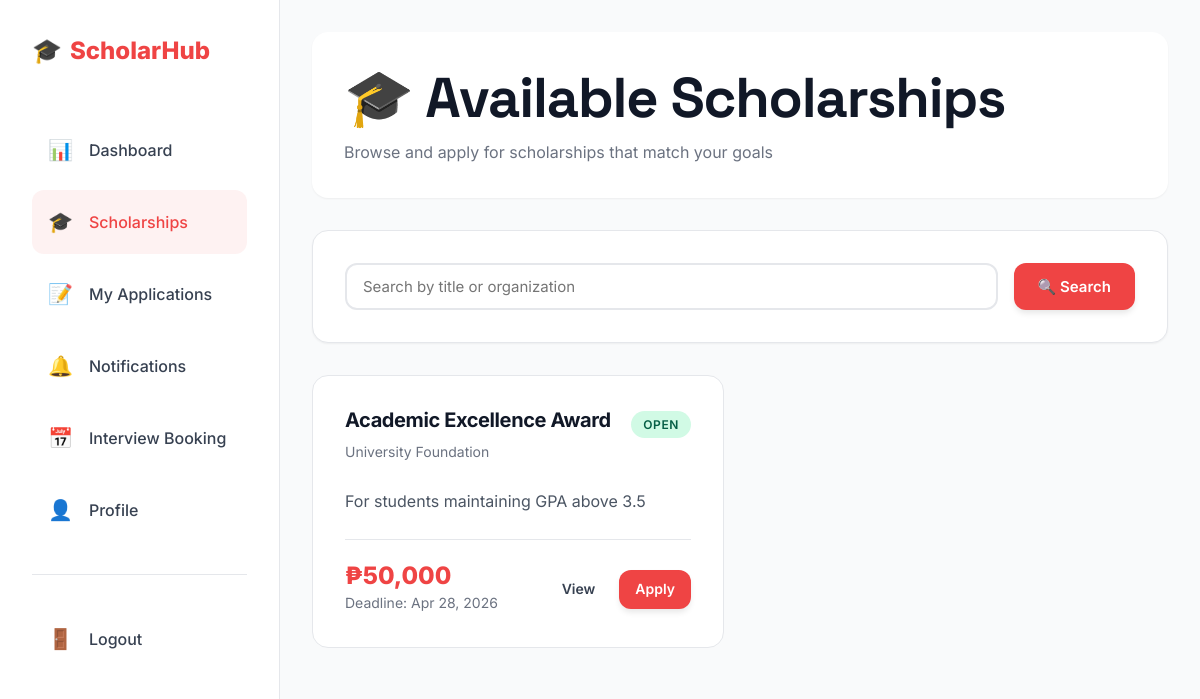
Page /member/scholarships.php on the earlier database version.
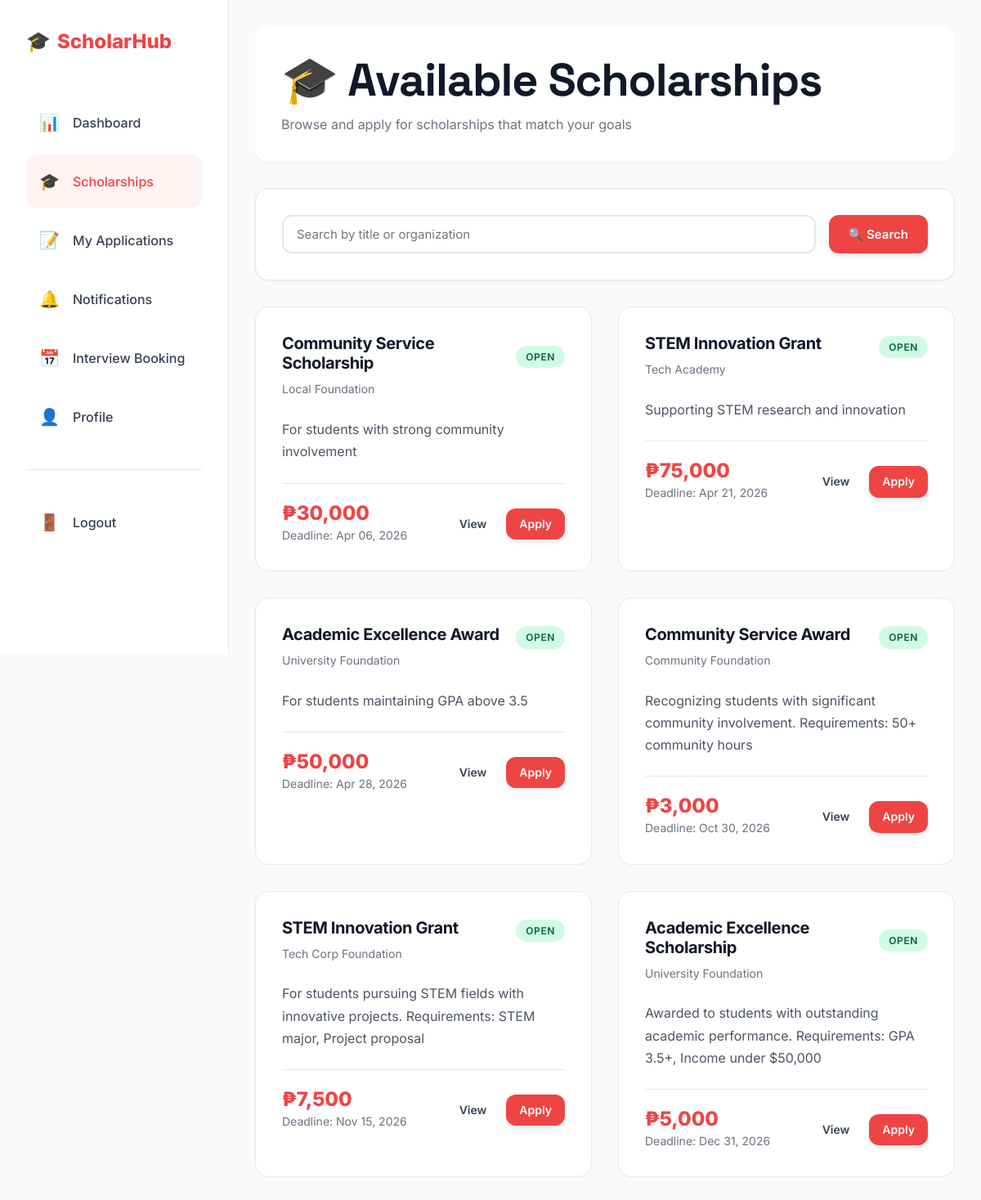
Same page on the later database version.
### tables this page shows
CREATE TABLE `scholarships` (
  `id` int(11) NOT NULL,
  `title` varchar(255) NOT NULL,
  `description` text NOT NULL,
  `organization` varchar(150) NOT NULL,
  `eligibility_requirements` text DEFAULT NULL,
  `renewal_requirements` text DEFAULT NULL,
  `amount` decimal(12,2) NOT NULL CHECK (`amount` > 0),
  `deadline` date NOT NULL,
  `status` enum('open','closed','cancelled') DEFAULT 'open',
  `created_by` int(11) NOT NULL,
  `created_at` datetime DEFAULT current_timestamp(),
  `updated_at` datetime DEFAULT current_timestamp() ON UPDATE current_timestamp()
);

### member/scholarships.php (the view, shortened to what this page needs)
<?php
require_once __DIR__ . '/../auth/helpers.php';
$q = trim($_GET['q'] ?? '');
try {
    $pdo = getPDO();
    if ($q !== '') {
        $stmt = $pdo->prepare("SELECT id, title, organization, amount, deadline, status, description FROM scholarships WHERE status = 'open' AND (title LIKE :q OR organization LIKE :q) ORDER BY deadline IS NULL, deadline ASC");
        $stmt->execute([':q' => "%{$q}%"]);
    } else {
        $stmt = $pdo->query("SELECT id, title, organization, amount, deadline, status, description FROM scholarships WHERE status = 'open' ORDER BY deadline IS NULL, deadline ASC");
    }
    $scholarships = $stmt->fetchAll(PDO::FETCH_ASSOC);
} catch (Exception $e) {
    $scholarships = [];
}
?>
<?php
$base_path = '../';
require_once __DIR__ . '/../includes/modern-header.php';
require_once __DIR__ . '/../includes/modern-sidebar.php';
?>
<div class="page-header">
  <h1 style="margin-bottom: 0.5rem;">🎓 Available Scholarships</h1>
  <p class="text-muted" style="margin: 0;">Browse and apply for scholarships that match your goals</p>
</div>
<div class="content-card" style="margin-bottom: var(--space-xl);">
  <form method="get" class="flex gap-2">
    <input
      name="q"
      value="<?= htmlspecialchars($q) ?>"
      placeholder="Search by title or organization"
      class="form-input"
      style="flex: 1;"
    >
    <button class="btn btn-primary" type="submit">🔍 Search</button>
  </form>
</div>
<?php if (empty($scholarships)): ?>
  <div class="content-card text-center" style="padding: var(--space-3xl);">
    <div style="font-size: 3rem; margin-bottom: var(--space-lg);">📚</div>
    <h3>No Scholarships Found</h3>
    <p class="text-muted">Try adjusting your search or check back later for new opportunities.</p>
  </div>
<?php else: ?>
  <div style="display: grid; grid-template-columns: repeat(auto-fill, minmax(320px, 1fr)); gap: var(--space-xl);">
    <?php foreach ($scholarships as $s): ?>
      <div class="card">
        <div class="card-header">
          <div class="flex justify-between items-center">
            <h3 class="card-title"><?= htmlspecialchars($s['title']) ?></h3>
            <span class="badge badge-success">Open</span>
          </div>
          <p class="card-subtitle"><?= htmlspecialchars($s['organization']) ?></p>
        </div>
        <div class="card-body">
          <p><?= nl2br(htmlspecialchars(substr($s['description'], 0, 150))) ?><?php if (strlen($s['description']) > 150) echo '...'; ?></p>
        </div>
        <div class="card-footer">
          <div>
            <div class="stat-value" style="font-size: 1.5rem; margin-bottom: 0.25rem;">
              <?= $s['amount'] ? '₱'.number_format($s['amount'], 0) : 'TBA' ?>
            </div>
            <div class="text-muted" style="font-size: 0.875rem;">
              Deadline: <?= $s['deadline'] ? date('M d, Y', strtotime($s['deadline'])) : 'N/A' ?>
            </div>
          </div>
          <div class="flex gap-1">
            <a href="scholarship_view.php?id=<?= $s['id'] ?>" class="btn btn-ghost btn-sm">View</a>
            <a href="apply_scholarship.php?scholarship_id=<?= $s['id'] ?>" class="btn btn-primary btn-sm">Apply</a>
          </div>
        </div>
      </div>
    <?php endforeach; ?>
  </div>
<?php endif; ?>
<?php require_once __DIR__ . '/../includes/modern-footer.php'; ?>

### includes/modern-header.php (shortened to what this page needs)
<!DOCTYPE html>
<html lang="en">
<head>
  <link rel="stylesheet" href="<?= $base_path ?? '../' ?>assets/modern-theme.css">
</head>
<body>

### includes/modern-sidebar.php (shortened to what this page needs)
<?php
$current_page = basename($_SERVER['PHP_SELF']);
$role = $_SESSION['user']['role'] ?? 'student';
?>
<div class="dashboard-layout">
  <aside class="sidebar">
    <a href="<?= $base_path ?? '../' ?>index.php" class="sidebar-logo">
      <span>🎓</span>
      <span>ScholarHub</span>
    </a>
    <ul class="sidebar-menu">
      <?php if ($role === 'student'): ?>
        <li class="sidebar-item">
          <a href="<?= $base_path ?? '../' ?>member/dashboard.php" class="sidebar-link <?= $current_page === 'dashboard.php' ? 'active' : '' ?>">
            <span class="sidebar-icon">📊</span>
            <span>Dashboard</span>
          </a>
        </li>
        <li class="sidebar-item">
          <a href="<?= $base_path ?? '../' ?>member/scholarships.php" class="sidebar-link <?= $current_page === 'scholarships.php' ? 'active' : '' ?>">
            <span class="sidebar-icon">🎓</span>
            <span>Scholarships</span>
          </a>
        </li>
        <li class="sidebar-item">
          <a href="<?= $base_path ?? '../' ?>member/applications.php" class="sidebar-link <?= $current_page === 'applications.php' ? 'active' : '' ?>">
            <span class="sidebar-icon">📝</span>
            <span>My Applications</span>
          </a>
        </li>
        <li class="sidebar-item">
          <a href="<?= $base_path ?? '../' ?>member/notifications.php" class="sidebar-link <?= $current_page === 'notifications.php' ? 'active' : '' ?>">
            <span class="sidebar-icon">🔔</span>
            <span>Notifications</span>
          </a>
        </li>
        <li class="sidebar-item">
          <a href="<?= $base_path ?? '../' ?>member/interview_booking.php" class="sidebar-link <?= $current_page === 'interview_booking.php' ? 'active' : '' ?>">
            <span class="sidebar-icon">📅</span>
            <span>Interview Booking</span>
          </a>
        </li>
        <li class="sidebar-item">
          <a href="<?= $base_path ?? '../' ?>member/profile.php" class="sidebar-link <?= $current_page === 'profile.php' ? 'active' : '' ?>">
            <span class="sidebar-icon">👤</span>
            <span>Profile</span>
          </a>
        </li>
      <?php endif; ?>
      <li class="sidebar-item" style="margin-top: var(--space-xl); padding-top: var(--space-xl); border-top: 1px solid var(--gray-200);">
        <a href="<?= $base_path ?? '../' ?>auth/logout.php" class="sidebar-link">
          <span class="sidebar-icon">🚪</span>
          <span>Logout</span>
        </a>
      </li>
    </ul>
  </aside>
  <main class="main-content">

### includes/modern-footer.php
  </main>
</div>
</body>
</html>

### assets/modern-theme.css (style rules this page uses)
:root { --red-primary: #ef4444; --red-dark: #dc2626; --red-darker: #b91c1c; --red-light: #f87171; --red-lighter: #fca5a5; --red-pale: #fee2e2; --red-ghost: #fef2f2; --white: #ffffff; --gray-50: #f9fafb; --gray-100: #f3f4f6; --gray-200: #e5e7eb; --gray-300: #d1d5db; --gray-400: #9ca3af; --gray-500: #6b7280; --gray-600: #4b5563; --gray-700: #374151; --gray-800: #1f2937; --gray-900: #111827; --success: #10b981; --warning: #f59e0b; --error: var(--red-primary); --info: #3b82f6; --space-xs: 0.25rem; --space-sm: 0.5rem; --space-md: 1rem; --space-lg: 1.5rem; --space-xl: 2rem; --space-2xl: 3rem; --space-3xl: 4rem; --radius-sm: 0.375rem; --radius-md: 0.5rem; --radius-lg: 0.75rem; --radius-xl: 1rem; --radius-2xl: 1.5rem; --radius-full: 9999px; --shadow-sm: 0 1px 2px 0 rgba(0, 0, 0, 0.05); --shadow-md: 0 4px 6px -1px rgba(0, 0, 0, 0.1); --shadow-lg: 0 10px 15px -3px rgba(0, 0, 0, 0.1); --shadow-xl: 0 20px 25px -5px rgba(0, 0, 0, 0.1); --shadow-red: 0 10px 25px -5px rgba(239, 68, 68, 0.2); --font-sans: 'Inter', -apple-system, BlinkMacSystemFont, 'Segoe UI', system-ui, sans-serif; --font-display: 'Space Grotesk', var(--font-sans); }
* { margin: 0; padding: 0; box-sizing: border-box; }
html { font-size: 16px; -webkit-font-smoothing: antialiased; -moz-osx-font-smoothing: grayscale; }
body { font-family: var(--font-sans); color: var(--gray-900); background: var(--white); line-height: 1.6; overflow-x: hidden; }
h1, h2, h3, h4, h5, h6 { font-weight: 700; line-height: 1.2; letter-spacing: -0.02em; color: var(--gray-900); }
h1 { font-size: clamp(2rem, 5vw, 3.5rem); font-family: var(--font-display); }
h3 { font-size: clamp(1.25rem, 3vw, 1.75rem); }
p { color: var(--gray-600); line-height: 1.7; margin-bottom: var(--space-md); }
a { color: var(--red-primary); text-decoration: none; transition: color 0.2s ease; }
.btn { display: inline-flex; align-items: center; justify-content: center; gap: var(--space-sm); padding: 0.75rem 1.5rem; font-size: 0.9375rem; font-weight: 600; border-radius: var(--radius-lg); border: none; cursor: pointer; transition: all 0.2s ease; font-family: inherit; text-decoration: none; white-space: nowrap; }
.btn-primary { background: var(--red-primary); color: var(--white); box-shadow: var(--shadow-md); }
.btn-ghost { background: transparent; color: var(--gray-700); }
.btn-sm { padding: 0.5rem 1rem; font-size: 0.875rem; }
.card { background: var(--white); border: 1px solid var(--gray-200); border-radius: var(--radius-xl); padding: var(--space-xl); transition: all 0.3s ease; }
.card-header { margin-bottom: var(--space-lg); }
.card-title { font-size: 1.25rem; font-weight: 700; color: var(--gray-900); margin-bottom: var(--space-sm); }
.card-subtitle { color: var(--gray-500); font-size: 0.875rem; }
.card-body { color: var(--gray-600); }
.card-footer { margin-top: var(--space-lg); padding-top: var(--space-lg); border-top: 1px solid var(--gray-200); display: flex; justify-content: space-between; align-items: center; }
.stat-value { font-size: 2.5rem; font-weight: 800; color: var(--red-primary); line-height: 1; margin-bottom: var(--space-sm); }
.badge { display: inline-flex; align-items: center; padding: 0.25rem 0.75rem; border-radius: var(--radius-full); font-size: 0.75rem; font-weight: 600; text-transform: uppercase; letter-spacing: 0.05em; }
.badge-success { background: #d1fae5; color: #065f46; }
.form-input, .form-select, .form-textarea, input[type="text"], input[type="email"], input[type="number"], input[type="date"], input[type="time"], input[type="url"], input[type="password"], select, textarea { width: 100%; padding: 0.75rem 1rem; border: 2px solid var(--gray-200); border-radius: var(--radius-lg); font-size: 0.9375rem; font-family: inherit; transition: all 0.2s ease; background: var(--white); }
.text-muted { color: var(--gray-500); }
.flex { display: flex; }
.items-center { align-items: center; }
.justify-between { justify-content: space-between; }
.gap-1 { gap: var(--space-sm); }
.gap-2 { gap: var(--space-md); }

Differences in the rows shown:
added scholarships: title "Community Service Scholarship", organization "Local Foundation", description "For students with strong community involvement", amount "30,000", deadline "Apr 06, 2026"
added scholarships: title "STEM Innovation Grant", organization "Tech Academy", description "Supporting STEM research and innovation", amount "75,000", deadline "Apr 21, 2026"
added scholarships: title "Community Service Award", organization "Community Foundation", description "Recognizing students with significant community involvement. Requirements: 50+ community hours", amount "3,000", deadline "Oct 30, 2026"
added scholarships: title "STEM Innovation Grant", organization "Tech Corp Foundation", description "For students pursuing STEM fields with innovative projects. Requirements: STEM major, Project proposal", amount "7,500", deadline "Nov 15, 2026"
added scholarships: title "Academic Excellence Scholarship", organization "University Foundation", description "Awarded to students with outstanding academic performance. Requirements: GPA 3.5+, Income under $50,000", amount "5,000", deadline "Dec 31, 2026"
